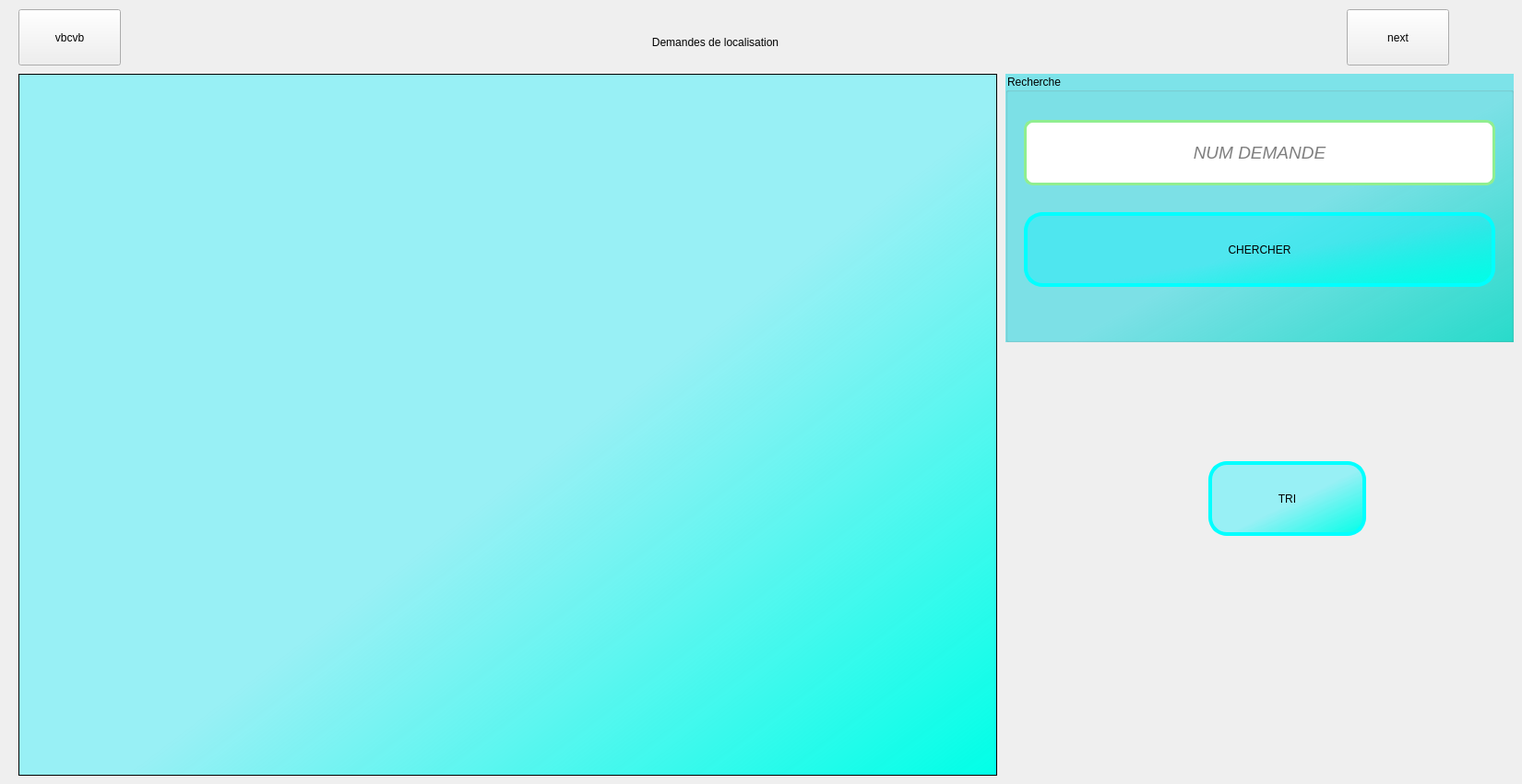
      <widget class="QWidget" name="page_7">
       <widget class="QTableView" name="table_Localisation">
        <property name="geometry">
         <rect>
          <x>20</x>
          <y>80</y>
          <width>1061</width>
          <height>761</height>
         </rect>
        </property>
        <property name="styleSheet">
         <string notr="true">background-color: qlineargradient(spread:pad, x1:0.241758, y1:0.283773, x2:1, y2:1, stop:0.378238 rgba(0, 241, 255, 93), stop:1 rgba(0, 255, 231, 255));</string>
        </property>
        <attribute name="verticalHeaderVisible">
         <bool>false</bool>
        </attribute>
       </widget>
       <widget class="QLabel" name="label_14">
        <property name="geometry">
         <rect>
          <x>590</x>
          <y>20</y>
          <width>371</width>
          <height>51</height>
         </rect>
        </property>
        <property name="text">
         <string>Demandes de localisation</string>
        </property>
        <property name="alignment">
         <set>Qt::AlignCenter</set>
        </property>
       </widget>
       <widget class="QGroupBox" name="groupBox_3">
        <property name="geometry">
         <rect>
          <x>1090</x>
          <y>80</y>
          <width>551</width>
          <height>291</height>
         </rect>
        </property>
        <property name="styleSheet">
         <string notr="true">background-color: qlineargradient(spread:pad, x1:0.241758, y1:0.283773, x2:1, y2:1, stop:0.388601 rgba(0, 214, 226, 122), stop:1 rgba(0, 218, 197, 211));</string>
        </property>
        <property name="title">
         <string>Recherche</string>
        </property>
        <widget class="QPushButton" name="bouton_recherche">
         <property name="geometry">
          <rect>
           <x>20</x>
           <y>150</y>
           <width>511</width>
           <height>81</height>
          </rect>
         </property>
         <property name="styleSheet">
          <string notr="true">font: 16pt &quot;Tw Cen MT Condensed Extra Bold&quot;;
background-color: qlineargradient(spread:pad, x1:0.241758, y1:0.283773, x2:1, y2:1, stop:0.378238 rgba(0, 241, 255, 93), stop:1 rgba(0, 255, 231, 255));
 border-style: solid;
 border-width:4px;
 border-radius:20px;
 border-color: cyan;
selection-background-color: green;
selection-color: rgb(98, 98, 98);</string>
         </property>
         <property name="text">
          <string>CHERCHER</string>
         </property>
         <property name="icon">
          <iconset>
           <normaloff>../../../Downloads/search-2910.png</normaloff>../../../Downloads/search-2910.png</iconset>
         </property>
        </widget>
        <widget class="QLineEdit" name="le_recherche">
         <property name="enabled">
          <bool>true</bool>
         </property>
         <property name="geometry">
          <rect>
           <x>20</x>
           <y>50</y>
           <width>511</width>
           <height>71</height>
          </rect>
         </property>
         <property name="font">
          <font>
           <family>Segoe UI</family>
           <pointsize>14</pointsize>
           <weight>37</weight>
           <italic>true</italic>
           <bold>false</bold>
          </font>
         </property>
         <property name="autoFillBackground">
          <bool>false</bool>
         </property>
         <property name="styleSheet">
          <string notr="true">background-color: white;
 border-style: solid;
 border-width:3px;
 border-radius:10px;
 border-color: lightgreen;
 </string>
         </property>
         <property name="text">
          <string/>
         </property>
         <property name="alignment">
          <set>Qt::AlignCenter</set>
         </property>
         <property name="placeholderText">
          <string>NUM DEMANDE</string>
         </property>
        </widget>
       </widget>
       <widget class="QPushButton" name="bouton_tri">
        <property name="geometry">
         <rect>
          <x>1310</x>
          <y>500</y>
          <width>171</width>
          <height>81</height>
         </rect>
        </property>
        <property name="styleSheet">
         <string notr="true">font: 16pt &quot;Tw Cen MT Condensed Extra Bold&quot;;
background-color: qlineargradient(spread:pad, x1:0.241758, y1:0.283773, x2:1, y2:1, stop:0.378238 rgba(0, 241, 255, 93), stop:1 rgba(0, 255, 231, 255));
 border-style: solid;
 border-width:4px;
 border-radius:20px;
 border-color: cyan;
selection-background-color: green;
selection-color: rgb(98, 98, 98);</string>
        </property>
        <property name="text">
         <string>TRI</string>
        </property>
        <property name="icon">
         <iconset>
          <normaloff>../../../Downloads/sort-ascending-6615.png</normaloff>../../../Downloads/sort-ascending-6615.png</iconset>
        </property>
       </widget>
       <widget class="QPushButton" name="pushButton_24">
        <property name="geometry">
         <rect>
          <x>1460</x>
          <y>10</y>
          <width>111</width>
          <height>61</height>
         </rect>
        </property>
        <property name="text">
         <string>next</string>
        </property>
        <property name="checkable">
         <bool>true</bool>
        </property>
       </widget>
       <widget class="QPushButton" name="pushButton_25">
        <property name="geometry">
         <rect>
          <x>20</x>
          <y>10</y>
          <width>111</width>
          <height>61</height>
         </rect>
        </property>
        <property name="text">
         <string>vbcvb</string>
        </property>
        <property name="checkable">
         <bool>true</bool>
        </property>
       </widget>
      </widget>
